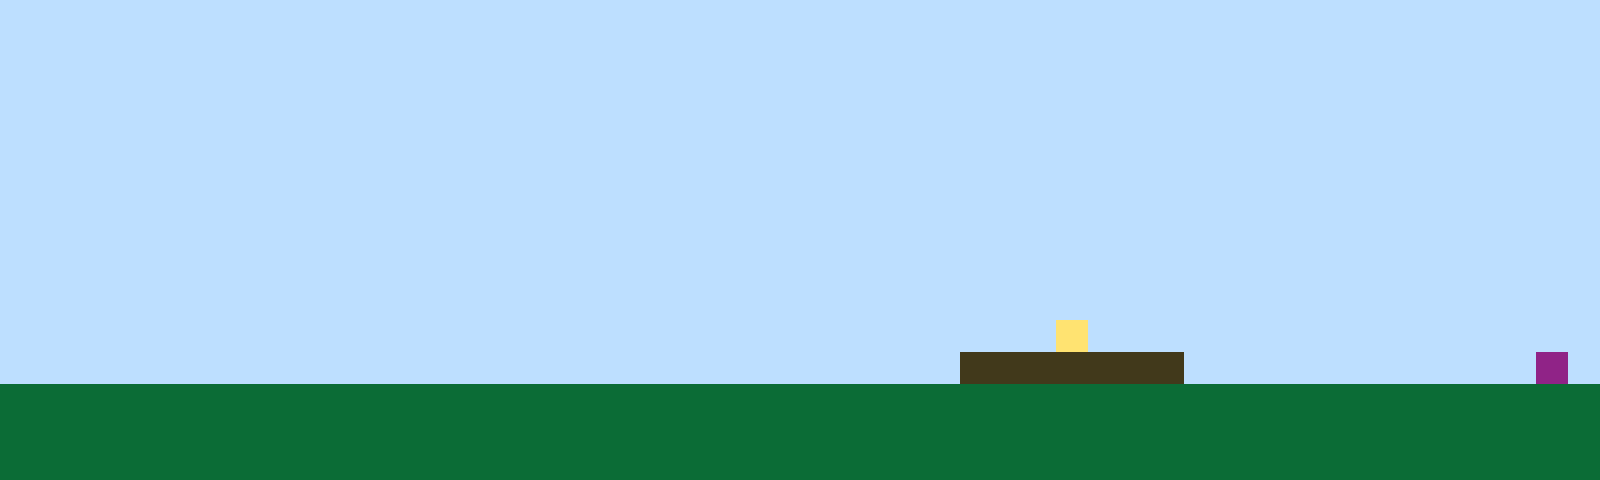

Rendered tile map (Tiled .tmx) drawn with the repository's tilesets; below, a short description and the full map source, tile grids included:
An orthogonal 50x15 tile map with 32x32 px tiles, 1 tile layer (Tile Layer 1).

<map version="1.10" tiledversion="1.11.2" orientation="orthogonal" renderorder="right-up" width="50" height="15" tilewidth="32" tileheight="32" infinite="0" nextlayerid="2" nextobjectid="1"><editorsettings><export target="map1.csv" format="csv" /></editorsettings><tileset firstgid="1" name="sprites" tilewidth="32" tileheight="32" tilecount="6" columns="3"><image source="sprites.png" width="96" height="64" /></tileset><layer id="1" name="Tile Layer 1" width="50" height="15"><data encoding="csv">1,1,1,1,1,1,1,1,1,1,1,1,1,1,1,1,1,1,1,1,1,1,1,1,1,1,1,1,1,1,1,1,1,1,1,1,1,1,1,1,1,1,1,1,1,1,1,1,1,1,1,1,1,1,1,1,1,1,1,1,1,1,1,1,1,1,1,1,1,1,1,1,1,1,1,1,1,1,1,1,1,1,1,1,1,1,1,1,1,1,1,1,1,1,1,1,1,1,1,1,1,1,1,1,1,1,1,1,1,1,1,1,1,1,1,1,1,1,1,1,1,1,1,1,1,1,1,1,1,1,1,1,1,1,1,1,1,1,1,1,1,1,1,1,1,1,1,1,1,1,1,1,1,1,1,1,1,1,1,1,1,1,1,1,1,1,1,1,1,1,1,1,1,1,1,1,1,1,1,1,1,1,1,1,1,1,1,1,1,1,1,1,1,1,1,1,1,1,1,1,1,1,1,1,1,1,1,1,1,1,1,1,1,1,1,1,1,1,1,1,1,1,1,1,1,1,1,1,1,1,1,1,1,1,1,1,1,1,1,1,1,1,1,1,1,1,1,1,1,1,1,1,1,1,1,1,1,1,1,1,1,1,1,1,1,1,1,1,1,1,1,1,1,1,1,1,1,1,1,1,1,1,1,1,1,1,1,1,1,1,1,1,1,1,1,1,1,1,1,1,1,1,1,1,1,1,1,1,1,1,1,1,1,1,1,1,1,1,1,1,1,1,1,1,1,1,1,1,1,1,1,1,1,1,1,1,1,1,1,1,1,1,1,1,1,1,1,1,1,1,1,1,1,1,1,1,1,1,1,1,1,1,1,1,1,1,1,1,1,1,1,1,1,1,1,1,1,1,1,1,1,1,1,1,1,1,1,1,1,1,1,1,1,1,1,1,1,1,1,1,1,1,1,1,1,1,1,1,1,1,1,1,1,1,1,1,1,1,1,1,1,1,1,1,1,1,1,1,1,1,1,1,1,1,1,1,1,1,1,1,1,1,1,1,1,1,1,1,1,1,1,1,1,1,1,1,1,1,1,1,1,1,1,1,1,1,1,1,1,1,1,1,1,1,1,1,1,1,1,1,1,1,1,1,1,1,1,1,1,1,1,1,1,1,1,1,1,1,1,1,1,1,1,1,1,1,1,1,1,1,1,1,1,1,1,1,1,1,1,1,1,1,1,1,1,1,1,1,1,1,1,1,1,4,1,1,1,1,1,1,1,1,1,1,1,1,1,1,1,1,1,1,1,1,1,1,1,1,1,1,1,1,1,1,1,1,1,1,1,1,1,1,1,1,1,1,1,1,1,1,3,3,3,3,3,3,3,1,1,1,1,1,1,1,1,1,1,1,6,1,2,2,2,2,2,2,2,2,2,2,2,2,2,2,2,2,2,2,2,2,2,2,2,2,2,2,2,2,2,2,2,2,2,2,2,2,2,2,2,2,2,2,2,2,2,2,2,2,2,2,2,2,2,2,2,2,2,2,2,2,2,2,2,2,2,2,2,2,2,2,2,2,2,2,2,2,2,2,2,2,2,2,2,2,2,2,2,2,2,2,2,2,2,2,2,2,2,2,2,2,2,2,2,2,2,2,2,2,2,2,2,2,2,2,2,2,2,2,2,2,2,2,2,2,2,2,2,2,2,2,2,2,2,2,2,2,2,2,2,2,2,2,2,2,2,2,2,2,2,2</data></layer></map>
